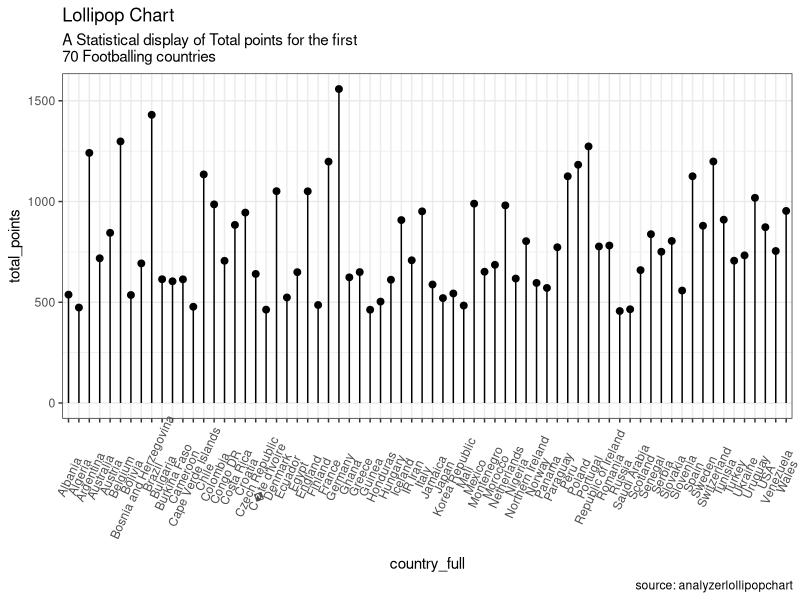
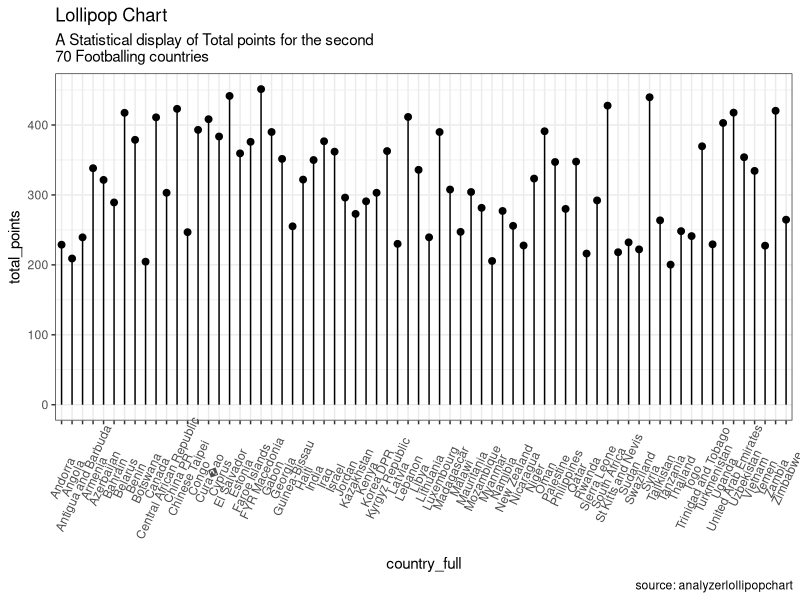
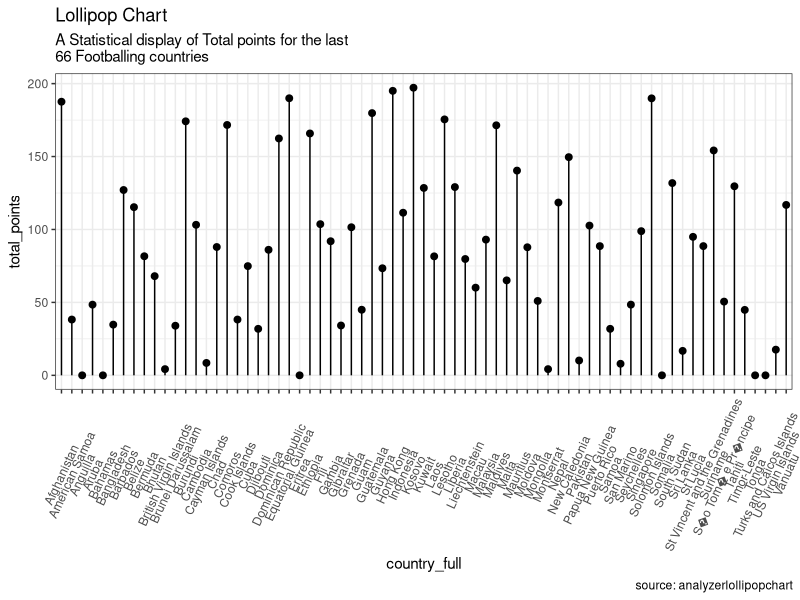

Source code (R) for these figures, in order:
analyzer <- read.csv("fifa_ranking.csv")
analyzerlollipopchart <- analyzer[57583:57652,c(2,4)]
analyzerlollipopchart1 <- analyzer[57653:57722,c(2,4)]
analyzerlollipopchart2 <- analyzer[57723:57793,c(2,4)]
library(ggplot2)
library(scales)
theme_set(theme_bw())
ggplot(analyzerlollipopchart, aes(x=country_full, y=total_points)) + 
geom_point(size=2) + 
geom_segment(aes(x=country_full, 
                 xend=country_full, 
                 y=0, 
                 yend=total_points)) + 
labs(title="Lollipop Chart", 
     subtitle="A Statistical display of Total points for the first\n70 Footballing countries", 
     caption="source: analyzerlollipopchart") + 
  theme(axis.text.x = element_text(angle=65, vjust=0.6))

ggplot(analyzerlollipopchart1, aes(x=country_full, y=total_points)) + 
  geom_point(size=2) + 
  geom_segment(aes(x=country_full, 
                   xend=country_full, 
                   y=0, 
                   yend=total_points)) + 
  labs(title="Lollipop Chart", 
       subtitle="A Statistical display of Total points for the second\n70 Footballing countries", 
       caption="source: analyzerlollipopchart") + 
  theme(axis.text.x = element_text(angle=65, vjust=0.6))

ggplot(analyzerlollipopchart2, aes(x=country_full, y=total_points)) + 
  geom_point(size=2) + 
  geom_segment(aes(x=country_full, 
                   xend=country_full, 
                   y=0, 
                   yend=total_points)) + 
  labs(title="Lollipop Chart", 
       subtitle="A Statistical display of Total points for the last\n66 Footballing countries", 
       caption="source: analyzerlollipopchart") + 
  theme(axis.text.x = element_text(angle=65, vjust=0.5))